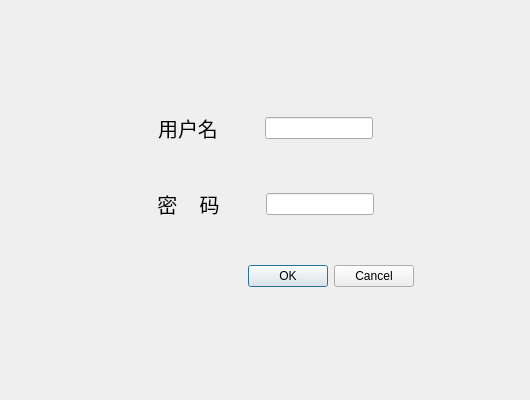
<?xml version="1.0" encoding="UTF-8"?>
<ui version="4.0">
 <class>LoginDialog</class>
 <widget class="QDialog" name="LoginDialog">
  <property name="geometry">
   <rect>
    <x>0</x>
    <y>0</y>
    <width>530</width>
    <height>400</height>
   </rect>
  </property>
  <property name="windowTitle">
   <string>LoginDialog</string>
  </property>
  <layout class="QGridLayout" name="gridLayout">
   <item row="0" column="1">
    <spacer name="verticalSpacer_2">
     <property name="orientation">
      <enum>Qt::Orientation::Vertical</enum>
     </property>
     <property name="sizeHint" stdset="0">
      <size>
       <width>20</width>
       <height>59</height>
      </size>
     </property>
    </spacer>
   </item>
   <item row="1" column="0">
    <spacer name="horizontalSpacer_7">
     <property name="orientation">
      <enum>Qt::Orientation::Horizontal</enum>
     </property>
     <property name="sizeHint" stdset="0">
      <size>
       <width>27</width>
       <height>20</height>
      </size>
     </property>
    </spacer>
   </item>
   <item row="1" column="1" rowspan="2">
    <layout class="QVBoxLayout" name="verticalLayout">
     <item>
      <layout class="QHBoxLayout" name="horizontalLayout">
       <item>
        <spacer name="horizontalSpacer_2">
         <property name="orientation">
          <enum>Qt::Orientation::Horizontal</enum>
         </property>
         <property name="sizeHint" stdset="0">
          <size>
           <width>40</width>
           <height>20</height>
          </size>
         </property>
        </spacer>
       </item>
       <item>
        <widget class="QLabel" name="label">
         <property name="font">
          <font>
           <pointsize>15</pointsize>
          </font>
         </property>
         <property name="text">
          <string>用户名</string>
         </property>
         <property name="alignment">
          <set>Qt::AlignmentFlag::AlignCenter</set>
         </property>
        </widget>
       </item>
       <item>
        <spacer name="horizontalSpacer">
         <property name="orientation">
          <enum>Qt::Orientation::Horizontal</enum>
         </property>
         <property name="sizeHint" stdset="0">
          <size>
           <width>40</width>
           <height>20</height>
          </size>
         </property>
        </spacer>
       </item>
       <item>
        <widget class="QLineEdit" name="lineEdit_username"/>
       </item>
       <item>
        <spacer name="horizontalSpacer_6">
         <property name="orientation">
          <enum>Qt::Orientation::Horizontal</enum>
         </property>
         <property name="sizeHint" stdset="0">
          <size>
           <width>40</width>
           <height>20</height>
          </size>
         </property>
        </spacer>
       </item>
      </layout>
     </item>
     <item>
      <spacer name="verticalSpacer_3">
       <property name="orientation">
        <enum>Qt::Orientation::Vertical</enum>
       </property>
       <property name="sizeHint" stdset="0">
        <size>
         <width>20</width>
         <height>40</height>
        </size>
       </property>
      </spacer>
     </item>
     <item>
      <layout class="QHBoxLayout" name="horizontalLayout_2">
       <item>
        <spacer name="horizontalSpacer_4">
         <property name="orientation">
          <enum>Qt::Orientation::Horizontal</enum>
         </property>
         <property name="sizeHint" stdset="0">
          <size>
           <width>40</width>
           <height>20</height>
          </size>
         </property>
        </spacer>
       </item>
       <item>
        <widget class="QLabel" name="label_2">
         <property name="font">
          <font>
           <pointsize>15</pointsize>
          </font>
         </property>
         <property name="text">
          <string>密    码</string>
         </property>
         <property name="alignment">
          <set>Qt::AlignmentFlag::AlignCenter</set>
         </property>
        </widget>
       </item>
       <item>
        <spacer name="horizontalSpacer_3">
         <property name="orientation">
          <enum>Qt::Orientation::Horizontal</enum>
         </property>
         <property name="sizeHint" stdset="0">
          <size>
           <width>40</width>
           <height>20</height>
          </size>
         </property>
        </spacer>
       </item>
       <item>
        <widget class="QLineEdit" name="lineEdit_passwd">
         <property name="echoMode">
          <enum>QLineEdit::EchoMode::Password</enum>
         </property>
        </widget>
       </item>
       <item>
        <spacer name="horizontalSpacer_5">
         <property name="orientation">
          <enum>Qt::Orientation::Horizontal</enum>
         </property>
         <property name="sizeHint" stdset="0">
          <size>
           <width>40</width>
           <height>20</height>
          </size>
         </property>
        </spacer>
       </item>
      </layout>
     </item>
     <item>
      <spacer name="verticalSpacer_4">
       <property name="orientation">
        <enum>Qt::Orientation::Vertical</enum>
       </property>
       <property name="sizeHint" stdset="0">
        <size>
         <width>20</width>
         <height>40</height>
        </size>
       </property>
      </spacer>
     </item>
     <item>
      <widget class="QDialogButtonBox" name="buttonBox">
       <property name="orientation">
        <enum>Qt::Orientation::Horizontal</enum>
       </property>
       <property name="standardButtons">
        <set>QDialogButtonBox::StandardButton::Cancel|QDialogButtonBox::StandardButton::Ok</set>
       </property>
      </widget>
     </item>
    </layout>
   </item>
   <item row="2" column="2">
    <spacer name="horizontalSpacer_8">
     <property name="orientation">
      <enum>Qt::Orientation::Horizontal</enum>
     </property>
     <property name="sizeHint" stdset="0">
      <size>
       <width>27</width>
       <height>20</height>
      </size>
     </property>
    </spacer>
   </item>
   <item row="3" column="1">
    <spacer name="verticalSpacer">
     <property name="orientation">
      <enum>Qt::Orientation::Vertical</enum>
     </property>
     <property name="sizeHint" stdset="0">
      <size>
       <width>20</width>
       <height>59</height>
      </size>
     </property>
    </spacer>
   </item>
  </layout>
 </widget>
 <resources/>
 <connections/>
</ui>
